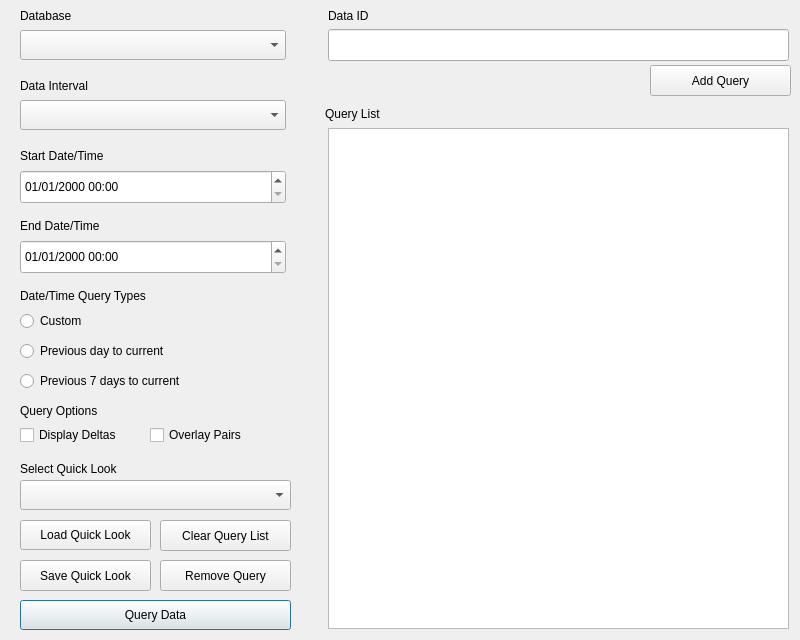
<?xml version="1.0" encoding="UTF-8"?>
<ui version="4.0">
 <class>winInternalQuery</class>
 <widget class="QMainWindow" name="winInternalQuery">
  <property name="geometry">
   <rect>
    <x>0</x>
    <y>0</y>
    <width>800</width>
    <height>640</height>
   </rect>
  </property>
  <property name="sizePolicy">
   <sizepolicy hsizetype="Fixed" vsizetype="Fixed">
    <horstretch>0</horstretch>
    <verstretch>0</verstretch>
   </sizepolicy>
  </property>
  <property name="maximumSize">
   <size>
    <width>800</width>
    <height>640</height>
   </size>
  </property>
  <property name="windowTitle">
   <string>Query</string>
  </property>
  <property name="windowIcon">
   <iconset>
    <normaloff>../../../../.designer/backup/icons/InternalQuery.png</normaloff>../../../../.designer/backup/icons/InternalQuery.png</iconset>
  </property>
  <property name="autoFillBackground">
   <bool>false</bool>
  </property>
  <property name="styleSheet">
   <string notr="true">font: 57 12pt &quot;TerminessTTF Nerd Font&quot;;</string>
  </property>
  <widget class="QWidget" name="centralwidget">
   <widget class="QComboBox" name="cbInterval">
    <property name="geometry">
     <rect>
      <x>20</x>
      <y>100</y>
      <width>266</width>
      <height>30</height>
     </rect>
    </property>
   </widget>
   <widget class="QDateTimeEdit" name="dteStartDate">
    <property name="geometry">
     <rect>
      <x>20</x>
      <y>170</y>
      <width>266</width>
      <height>34</height>
     </rect>
    </property>
    <property name="displayFormat">
     <string>MM/dd/yyyy hh:mm</string>
    </property>
   </widget>
   <widget class="QDateTimeEdit" name="dteEndDate">
    <property name="geometry">
     <rect>
      <x>20</x>
      <y>240</y>
      <width>266</width>
      <height>34</height>
     </rect>
    </property>
    <property name="displayFormat">
     <string>MM/dd/yyyy hh:mm</string>
    </property>
   </widget>
   <widget class="QComboBox" name="cbDatabase">
    <property name="geometry">
     <rect>
      <x>20</x>
      <y>30</y>
      <width>266</width>
      <height>30</height>
     </rect>
    </property>
    <property name="autoFillBackground">
     <bool>false</bool>
    </property>
   </widget>
   <widget class="QPushButton" name="btnQuery">
    <property name="geometry">
     <rect>
      <x>20</x>
      <y>600</y>
      <width>271</width>
      <height>30</height>
     </rect>
    </property>
    <property name="text">
     <string>Query Data</string>
    </property>
    <property name="autoDefault">
     <bool>true</bool>
    </property>
    <property name="default">
     <bool>true</bool>
    </property>
   </widget>
   <widget class="QLabel" name="label">
    <property name="geometry">
     <rect>
      <x>20</x>
      <y>0</y>
      <width>251</width>
      <height>31</height>
     </rect>
    </property>
    <property name="text">
     <string>Database</string>
    </property>
   </widget>
   <widget class="QLabel" name="label_2">
    <property name="geometry">
     <rect>
      <x>20</x>
      <y>70</y>
      <width>251</width>
      <height>31</height>
     </rect>
    </property>
    <property name="text">
     <string>Data Interval</string>
    </property>
   </widget>
   <widget class="QLabel" name="label_3">
    <property name="geometry">
     <rect>
      <x>20</x>
      <y>140</y>
      <width>251</width>
      <height>31</height>
     </rect>
    </property>
    <property name="text">
     <string>Start Date/Time</string>
    </property>
   </widget>
   <widget class="QLabel" name="label_4">
    <property name="geometry">
     <rect>
      <x>20</x>
      <y>210</y>
      <width>251</width>
      <height>31</height>
     </rect>
    </property>
    <property name="text">
     <string>End Date/Time</string>
    </property>
   </widget>
   <widget class="QListWidget" name="listQueryList">
    <property name="geometry">
     <rect>
      <x>328</x>
      <y>128</y>
      <width>461</width>
      <height>501</height>
     </rect>
    </property>
   </widget>
   <widget class="QPushButton" name="btnAddQuery">
    <property name="geometry">
     <rect>
      <x>650</x>
      <y>65</y>
      <width>141</width>
      <height>31</height>
     </rect>
    </property>
    <property name="text">
     <string>Add Query</string>
    </property>
   </widget>
   <widget class="QLabel" name="label_5">
    <property name="geometry">
     <rect>
      <x>328</x>
      <y>0</y>
      <width>81</width>
      <height>31</height>
     </rect>
    </property>
    <property name="text">
     <string>Data ID</string>
    </property>
   </widget>
   <widget class="QLabel" name="label_6">
    <property name="geometry">
     <rect>
      <x>325</x>
      <y>98</y>
      <width>281</width>
      <height>31</height>
     </rect>
    </property>
    <property name="text">
     <string>Query List</string>
    </property>
   </widget>
   <widget class="QPushButton" name="btnRemoveQuery">
    <property name="geometry">
     <rect>
      <x>160</x>
      <y>560</y>
      <width>131</width>
      <height>31</height>
     </rect>
    </property>
    <property name="text">
     <string>Remove Query</string>
    </property>
   </widget>
   <widget class="QPushButton" name="btnSaveQuickLook">
    <property name="geometry">
     <rect>
      <x>20</x>
      <y>560</y>
      <width>131</width>
      <height>31</height>
     </rect>
    </property>
    <property name="text">
     <string>Save Quick Look</string>
    </property>
   </widget>
   <widget class="QLabel" name="label_7">
    <property name="geometry">
     <rect>
      <x>20</x>
      <y>458</y>
      <width>221</width>
      <height>21</height>
     </rect>
    </property>
    <property name="text">
     <string>Select Quick Look</string>
    </property>
   </widget>
   <widget class="QComboBox" name="cbQuickLook">
    <property name="geometry">
     <rect>
      <x>20</x>
      <y>480</y>
      <width>271</width>
      <height>30</height>
     </rect>
    </property>
    <property name="maximumSize">
     <size>
      <width>16777215</width>
      <height>16777215</height>
     </size>
    </property>
   </widget>
   <widget class="QPushButton" name="btnLoadQuickLook">
    <property name="geometry">
     <rect>
      <x>20</x>
      <y>520</y>
      <width>131</width>
      <height>30</height>
     </rect>
    </property>
    <property name="text">
     <string>Load Quick Look</string>
    </property>
    <property name="default">
     <bool>false</bool>
    </property>
   </widget>
   <widget class="QPushButton" name="btnClearQuery">
    <property name="geometry">
     <rect>
      <x>160</x>
      <y>520</y>
      <width>131</width>
      <height>31</height>
     </rect>
    </property>
    <property name="text">
     <string>Clear Query List</string>
    </property>
   </widget>
   <widget class="QPushButton" name="btnDataIdInfo">
    <property name="geometry">
     <rect>
      <x>382</x>
      <y>5</y>
      <width>31</width>
      <height>20</height>
     </rect>
    </property>
    <property name="text">
     <string/>
    </property>
    <property name="icon">
     <iconset>
      <normaloff>icons/Info.png</normaloff>icons/Info.png</iconset>
    </property>
    <property name="iconSize">
     <size>
      <width>24</width>
      <height>24</height>
     </size>
    </property>
    <property name="flat">
     <bool>true</bool>
    </property>
   </widget>
   <widget class="QPushButton" name="btnIntervalInfo">
    <property name="geometry">
     <rect>
      <x>110</x>
      <y>76</y>
      <width>31</width>
      <height>20</height>
     </rect>
    </property>
    <property name="text">
     <string/>
    </property>
    <property name="icon">
     <iconset>
      <normaloff>icons/Info.png</normaloff>icons/Info.png</iconset>
    </property>
    <property name="iconSize">
     <size>
      <width>24</width>
      <height>24</height>
     </size>
    </property>
    <property name="flat">
     <bool>true</bool>
    </property>
   </widget>
   <widget class="QRadioButton" name="rbCustomDateTime">
    <property name="geometry">
     <rect>
      <x>20</x>
      <y>310</y>
      <width>261</width>
      <height>22</height>
     </rect>
    </property>
    <property name="text">
     <string>Custom</string>
    </property>
   </widget>
   <widget class="QRadioButton" name="rbPrevDayToCurrent">
    <property name="geometry">
     <rect>
      <x>20</x>
      <y>340</y>
      <width>261</width>
      <height>22</height>
     </rect>
    </property>
    <property name="text">
     <string>Previous day to current</string>
    </property>
   </widget>
   <widget class="QRadioButton" name="rbPrevWeekToCurrent">
    <property name="geometry">
     <rect>
      <x>20</x>
      <y>370</y>
      <width>261</width>
      <height>22</height>
     </rect>
    </property>
    <property name="text">
     <string>Previous 7 days to current</string>
    </property>
   </widget>
   <widget class="QLabel" name="label_8">
    <property name="geometry">
     <rect>
      <x>20</x>
      <y>280</y>
      <width>251</width>
      <height>31</height>
     </rect>
    </property>
    <property name="text">
     <string>Date/Time Query Types</string>
    </property>
   </widget>
   <widget class="QLineEdit" name="qleDataID">
    <property name="geometry">
     <rect>
      <x>328</x>
      <y>29</y>
      <width>461</width>
      <height>32</height>
     </rect>
    </property>
   </widget>
   <widget class="QLabel" name="label_9">
    <property name="geometry">
     <rect>
      <x>20</x>
      <y>400</y>
      <width>221</width>
      <height>21</height>
     </rect>
    </property>
    <property name="text">
     <string>Query Options</string>
    </property>
   </widget>
   <widget class="QPushButton" name="btnQueryOptionsInfo">
    <property name="geometry">
     <rect>
      <x>124</x>
      <y>401</y>
      <width>31</width>
      <height>20</height>
     </rect>
    </property>
    <property name="text">
     <string/>
    </property>
    <property name="icon">
     <iconset>
      <normaloff>icons/Info.png</normaloff>icons/Info.png</iconset>
    </property>
    <property name="iconSize">
     <size>
      <width>24</width>
      <height>24</height>
     </size>
    </property>
    <property name="flat">
     <bool>true</bool>
    </property>
   </widget>
   <widget class="QCheckBox" name="chkbDelta">
    <property name="geometry">
     <rect>
      <x>20</x>
      <y>424</y>
      <width>131</width>
      <height>22</height>
     </rect>
    </property>
    <property name="text">
     <string>Display Deltas</string>
    </property>
   </widget>
   <widget class="QCheckBox" name="chkbOverlay">
    <property name="geometry">
     <rect>
      <x>150</x>
      <y>424</y>
      <width>131</width>
      <height>22</height>
     </rect>
    </property>
    <property name="text">
     <string>Overlay Pairs</string>
    </property>
   </widget>
   <widget class="QPushButton" name="btnUpMax">
    <property name="geometry">
     <rect>
      <x>300</x>
      <y>230</y>
      <width>31</width>
      <height>20</height>
     </rect>
    </property>
    <property name="text">
     <string/>
    </property>
    <property name="icon">
     <iconset>
      <normaloff>icons/Up-MAX.png</normaloff>icons/Up-MAX.png</iconset>
    </property>
    <property name="iconSize">
     <size>
      <width>24</width>
      <height>24</height>
     </size>
    </property>
    <property name="flat">
     <bool>true</bool>
    </property>
   </widget>
   <widget class="QPushButton" name="btnUp15">
    <property name="geometry">
     <rect>
      <x>300</x>
      <y>260</y>
      <width>31</width>
      <height>20</height>
     </rect>
    </property>
    <property name="text">
     <string/>
    </property>
    <property name="icon">
     <iconset>
      <normaloff>icons/Up-15.png</normaloff>icons/Up-15.png</iconset>
    </property>
    <property name="iconSize">
     <size>
      <width>24</width>
      <height>24</height>
     </size>
    </property>
    <property name="flat">
     <bool>true</bool>
    </property>
   </widget>
   <widget class="QPushButton" name="btnUp5">
    <property name="geometry">
     <rect>
      <x>300</x>
      <y>290</y>
      <width>31</width>
      <height>20</height>
     </rect>
    </property>
    <property name="text">
     <string/>
    </property>
    <property name="icon">
     <iconset>
      <normaloff>icons/Up-5.png</normaloff>icons/Up-5.png</iconset>
    </property>
    <property name="iconSize">
     <size>
      <width>24</width>
      <height>24</height>
     </size>
    </property>
    <property name="flat">
     <bool>true</bool>
    </property>
   </widget>
   <widget class="QPushButton" name="btnUp1">
    <property name="geometry">
     <rect>
      <x>300</x>
      <y>320</y>
      <width>31</width>
      <height>20</height>
     </rect>
    </property>
    <property name="text">
     <string/>
    </property>
    <property name="icon">
     <iconset>
      <normaloff>icons/Up-1.png</normaloff>icons/Up-1.png</iconset>
    </property>
    <property name="iconSize">
     <size>
      <width>24</width>
      <height>24</height>
     </size>
    </property>
    <property name="flat">
     <bool>true</bool>
    </property>
   </widget>
   <widget class="QPushButton" name="btnDown1">
    <property name="geometry">
     <rect>
      <x>300</x>
      <y>390</y>
      <width>31</width>
      <height>20</height>
     </rect>
    </property>
    <property name="text">
     <string/>
    </property>
    <property name="icon">
     <iconset>
      <normaloff>icons/Down-1.png</normaloff>icons/Down-1.png</iconset>
    </property>
    <property name="iconSize">
     <size>
      <width>24</width>
      <height>24</height>
     </size>
    </property>
    <property name="flat">
     <bool>true</bool>
    </property>
   </widget>
   <widget class="QPushButton" name="btnDownMax">
    <property name="geometry">
     <rect>
      <x>300</x>
      <y>480</y>
      <width>31</width>
      <height>20</height>
     </rect>
    </property>
    <property name="text">
     <string/>
    </property>
    <property name="icon">
     <iconset>
      <normaloff>icons/Down-MAX.png</normaloff>icons/Down-MAX.png</iconset>
    </property>
    <property name="iconSize">
     <size>
      <width>24</width>
      <height>24</height>
     </size>
    </property>
    <property name="flat">
     <bool>true</bool>
    </property>
   </widget>
   <widget class="QPushButton" name="btnDown15">
    <property name="geometry">
     <rect>
      <x>300</x>
      <y>450</y>
      <width>31</width>
      <height>20</height>
     </rect>
    </property>
    <property name="text">
     <string/>
    </property>
    <property name="icon">
     <iconset>
      <normaloff>icons/Down-15.png</normaloff>icons/Down-15.png</iconset>
    </property>
    <property name="iconSize">
     <size>
      <width>24</width>
      <height>24</height>
     </size>
    </property>
    <property name="flat">
     <bool>true</bool>
    </property>
   </widget>
   <widget class="QPushButton" name="btnDown5">
    <property name="geometry">
     <rect>
      <x>300</x>
      <y>420</y>
      <width>31</width>
      <height>20</height>
     </rect>
    </property>
    <property name="text">
     <string/>
    </property>
    <property name="icon">
     <iconset>
      <normaloff>icons/Down-5.png</normaloff>icons/Down-5.png</iconset>
    </property>
    <property name="iconSize">
     <size>
      <width>24</width>
      <height>24</height>
     </size>
    </property>
    <property name="flat">
     <bool>true</bool>
    </property>
   </widget>
   <widget class="QPushButton" name="btnSearch">
    <property name="geometry">
     <rect>
      <x>610</x>
      <y>65</y>
      <width>32</width>
      <height>32</height>
     </rect>
    </property>
    <property name="text">
     <string/>
    </property>
    <property name="icon">
     <iconset>
      <normaloff>icons/Search.png</normaloff>icons/Search.png</iconset>
    </property>
    <property name="iconSize">
     <size>
      <width>32</width>
      <height>32</height>
     </size>
    </property>
    <property name="flat">
     <bool>true</bool>
    </property>
   </widget>
   <zorder>qleDataID</zorder>
   <zorder>btnQuery</zorder>
   <zorder>label</zorder>
   <zorder>label_2</zorder>
   <zorder>label_3</zorder>
   <zorder>label_4</zorder>
   <zorder>btnAddQuery</zorder>
   <zorder>label_5</zorder>
   <zorder>btnRemoveQuery</zorder>
   <zorder>btnSaveQuickLook</zorder>
   <zorder>label_7</zorder>
   <zorder>cbQuickLook</zorder>
   <zorder>btnLoadQuickLook</zorder>
   <zorder>btnClearQuery</zorder>
   <zorder>btnDataIdInfo</zorder>
   <zorder>btnIntervalInfo</zorder>
   <zorder>cbInterval</zorder>
   <zorder>cbDatabase</zorder>
   <zorder>dteStartDate</zorder>
   <zorder>dteEndDate</zorder>
   <zorder>rbCustomDateTime</zorder>
   <zorder>rbPrevDayToCurrent</zorder>
   <zorder>rbPrevWeekToCurrent</zorder>
   <zorder>label_8</zorder>
   <zorder>label_6</zorder>
   <zorder>label_9</zorder>
   <zorder>cbDelta</zorder>
   <zorder>cbOverlay</zorder>
   <zorder>btnQueryOptionsInfo</zorder>
   <zorder>btnUpMax</zorder>
   <zorder>btnUp15</zorder>
   <zorder>btnUp5</zorder>
   <zorder>btnUp1</zorder>
   <zorder>btnDown1</zorder>
   <zorder>btnDownMax</zorder>
   <zorder>btnDown15</zorder>
   <zorder>btnDown5</zorder>
   <zorder>listQueryList</zorder>
   <zorder>btnSearch</zorder>
  </widget>
 </widget>
 <resources/>
 <connections/>
</ui>
